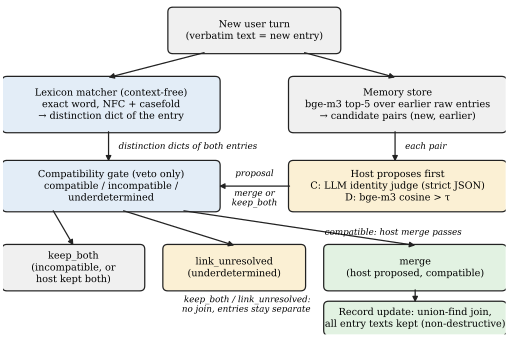

Generate this figure with Python:
"""Source of paper/figures/pipeline.pdf (run: python paper/figures/pipeline.py). Draws the Tier-2 write path as implemented in
eval/tier2/run_tier2.py: the host proposes first; the gate (dkmem.memory.gate.apply_gate) can only veto a proposed merge."""
from pathlib import Path
import matplotlib
matplotlib.use("Agg")
import matplotlib.pyplot as plt
from matplotlib.patches import FancyBboxPatch, FancyArrowPatch

plt.rcParams.update({"font.family": "serif", "font.size": 7, "pdf.fonttype": 42})
fig, ax = plt.subplots(figsize=(6.5, 4.3))
ax.set_xlim(0, 100); ax.set_ylim(-1, 66); ax.axis("off")
BLUE, GREY, GREEN, AMB = "#e3edf7", "#f0f0f0", "#e2f2e2", "#fbf0d4"

def box(x, y, w, h, text, fc):
    ax.add_patch(FancyBboxPatch((x, y), w, h, boxstyle="round,pad=0.2,rounding_size=1.0", fc=fc, ec="#222222", lw=0.9))
    ax.text(x + w / 2, y + h / 2, text, ha="center", va="center", linespacing=1.3)

def arrow(p, q, text=None, tx=0, ty=0, ha="center"):
    ax.add_patch(FancyArrowPatch(p, q, arrowstyle="-|>", mutation_scale=8, lw=0.9, color="#222222", shrinkA=0, shrinkB=0))
    if text:
        ax.text(tx, ty, text, ha=ha, va="center", fontsize=6.3, style="italic")

box(33, 56, 34, 9, "New user turn\n(verbatim text = new entry)", GREY)
box(0, 40, 43, 11, "Lexicon matcher (context-free)\nexact word, NFC + casefold\n→ distinction dict of the entry", BLUE)
box(57, 40, 43, 11, "Memory store\nbge-m3 top-5 over earlier raw entries\n→ candidate pairs (new, earlier)", GREY)
box(57, 24, 43, 10, "Host proposes first\nC: LLM identity judge (strict JSON)\nD: bge-m3 cosine > τ", AMB)
box(0, 24, 43, 10, "Compatibility gate (veto only)\ncompatible / incompatible /\nunderdetermined", BLUE)
arrow((40, 56), (21, 51)); arrow((60, 56), (78, 51))
arrow((78, 40), (78, 34), "each pair", 80, 37, ha="left")
arrow((57, 29), (43, 29), "proposal", 50, 31.5)
ax.text(50, 26.5, "merge or\nkeep_both", ha="center", va="center", fontsize=6.3, style="italic")
arrow((21, 40), (21, 34), "distinction dicts of both entries", 23, 37, ha="left")
box(0, 8, 28, 9, "keep_both\n(incompatible, or\nhost kept both)", GREY)
box(32, 8, 28, 9, "link_unresolved\n(underdetermined)", AMB)
box(64, 8, 36, 9, "merge\n(host proposed, compatible)", GREEN)
arrow((10, 24), (14, 17)); arrow((24, 24), (46, 17)); arrow((36, 24), (82, 17), "compatible: host merge passes", 64, 19.6, ha="left")
box(64, -1, 36, 6.5, "Record update: union-find join,\nall entry texts kept (non-destructive)", GREEN)
arrow((82, 8), (82, 5.5))
ax.text(61, 5.0, "keep_both / link_unresolved:\nno join, entries stay separate", ha="right", va="center", fontsize=6.3, style="italic")
fig.savefig(Path(__file__).with_name("pipeline.pdf"), bbox_inches="tight", pad_inches=0.03)
